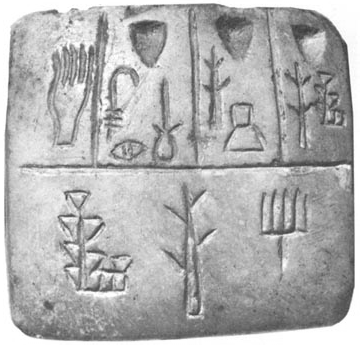
#> input picture images/tablet.png, 360 x 345 px
$ python 05-02-findTemplate_2D.py
#> lines starting #> are read from the running program, lines starting #| are printed output that depends on the picture; after the words box and inside, x2 and y2 are one past the last pixel; in counts of white or black regions, pixels touching at a corner belong together
#!/usr/bin/env python3
# -*- coding: utf-8 -*-
import numpy as np
import cv2
import matplotlib.pyplot as plt

# read image
img = cv2.imread("images/tablet.png", 0)
#> img is the input picture: shape (345, 360); min 57, max 255, mean 177.1
template = img[75:165, 150:185].copy()
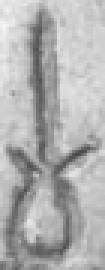
#> template: shape (90, 35) (shown 3 times larger); min 69, max 245, mean 176.6
width, height = template.shape[::-1]
#> width = 35; height = 90
# cv2.imshow("image", img)
# cv2.imshow("Template", template)
# https://opencv-python-tutroals.readthedocs.io/en/latest/py_tutorials/py_imgproc/py_template_matching/py_template_matching.html
result = cv2.matchTemplate(img, template, cv2.TM_CCOEFF_NORMED)
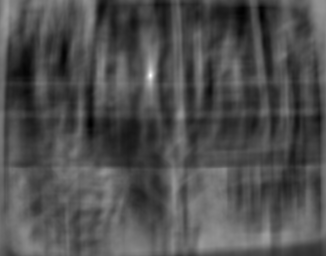
#> result: shape (256, 326) float32; min -0.424, max 1, mean 0.0185; drawn with min black and max white
# print(result)
min_val, max_val, min_loc, max_loc = cv2.minMaxLoc(result)
#> min_val = -0.424; max_val = 1; min_loc = (90, 124); max_loc = (150, 75)
top_left = max_loc
#> top_left = (150, 75)
bottom_right = (top_left[0] + width, top_left[1] + height)
#> bottom_right = (185, 165)
cv2.rectangle(img, top_left, bottom_right, 255, 2)
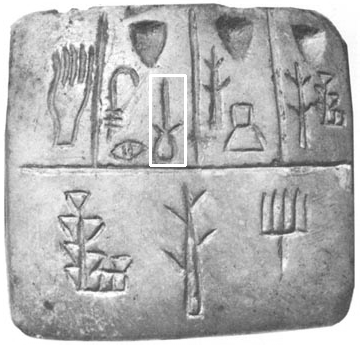
#> img: shape (345, 360); 0.6% of pixels changed, all inside (x1, y1, x2, y2) = (149, 74, 187, 167)

plt.subplot(121), plt.imshow(result, cmap='gray')
plt.title('Matching Result'), plt.xticks([]), plt.yticks([])
plt.subplot(122), plt.imshow(img, cmap='gray')
plt.title('Detected Point'), plt.xticks([]), plt.yticks([])
plt.show()
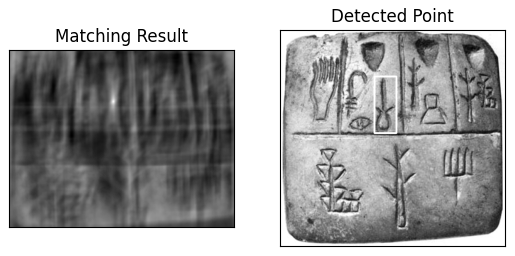
#> figure drawn by matplotlib, 2 panels

# wait to press any key to close
cv2.waitKey(0)
cv2.destroyAllWindows()

$ run again, with images/bicycle.png copied over images/tablet.png
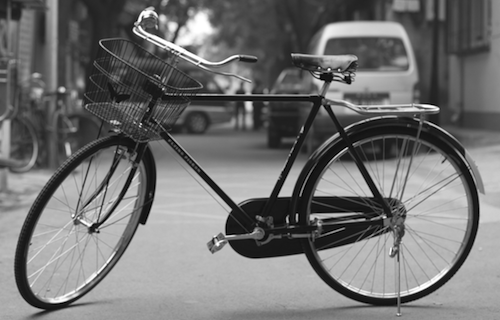
#> input picture images/bicycle.png, 500 x 320 px
#> img is the input picture: shape (320, 500); min 0, max 255, mean 114.2
#> `result = cv2.matchTemplate(img, template, cv2.TM_CCOEFF_NORMED)`:
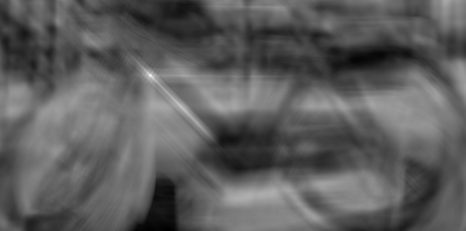
#> result: shape (231, 466) float32; min -0.509, max 1, mean 0.0466; drawn with min black and max white
#> min_val = -0.509; max_val = 1; min_loc = (168, 230); max_loc = (150, 75)
#> bottom_right = (185, 165)
#> img: shape (320, 500); 0.47% of pixels changed, all inside (x1, y1, x2, y2) = (149, 74, 187, 167)
#> `plt.show()`:
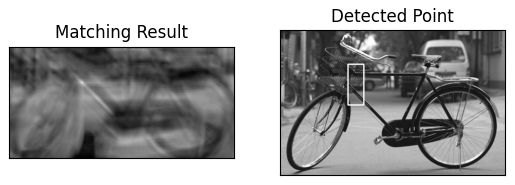
#> figure drawn by matplotlib, 2 panels

$ run again, with images/blood-cells.png copied over images/tablet.png
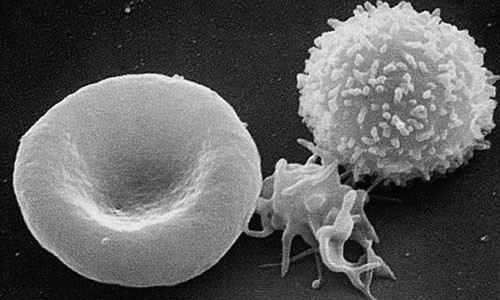
#> input picture images/blood-cells.png, 500 x 300 px
#> img is the input picture: shape (300, 500); min 5, max 255, mean 94.5
#> `result = cv2.matchTemplate(img, template, cv2.TM_CCOEFF_NORMED)`:
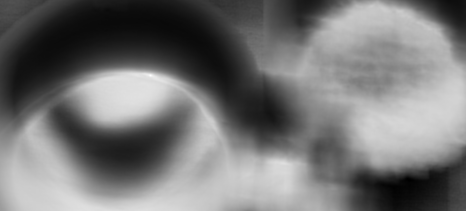
#> result: shape (211, 466) float32; min -0.743, max 1, mean 0.0564; drawn with min black and max white
#> min_val = -0.743; max_val = 1; min_loc = (409, 180); max_loc = (150, 75)
#> bottom_right = (185, 165)
#> img: shape (300, 500); 0.5% of pixels changed, all inside (x1, y1, x2, y2) = (149, 74, 187, 167)
#> `plt.show()`:
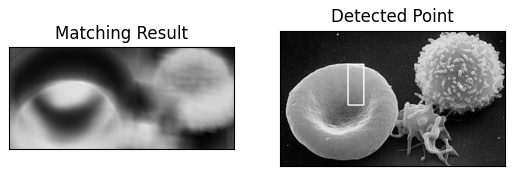
#> figure drawn by matplotlib, 2 panels

$ run again, with images/brooklyn-bridge.png copied over images/tablet.png
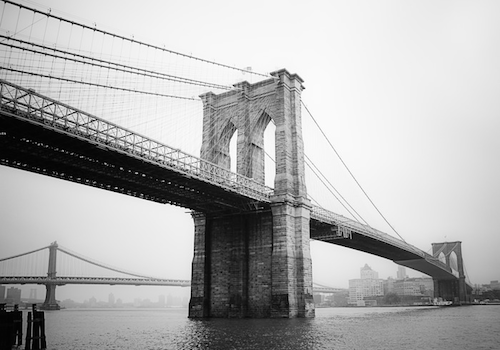
#> input picture images/brooklyn-bridge.png, 500 x 350 px
#> img is the input picture: shape (350, 500); min 0, max 255, mean 175.7
#> `result = cv2.matchTemplate(img, template, cv2.TM_CCOEFF_NORMED)`:
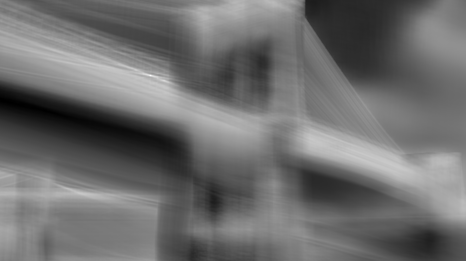
#> result: shape (261, 466) float32; min -0.571, max 1, mean 0.107; drawn with min black and max white
#> min_val = -0.571; max_val = 1; min_loc = (9, 102); max_loc = (150, 75)
#> bottom_right = (185, 165)
#> img: shape (350, 500); 0.42% of pixels changed, all inside (x1, y1, x2, y2) = (149, 74, 187, 167)
#> `plt.show()`:
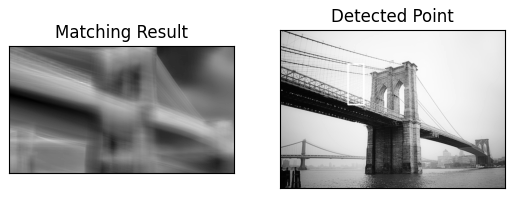
#> figure drawn by matplotlib, 2 panels
